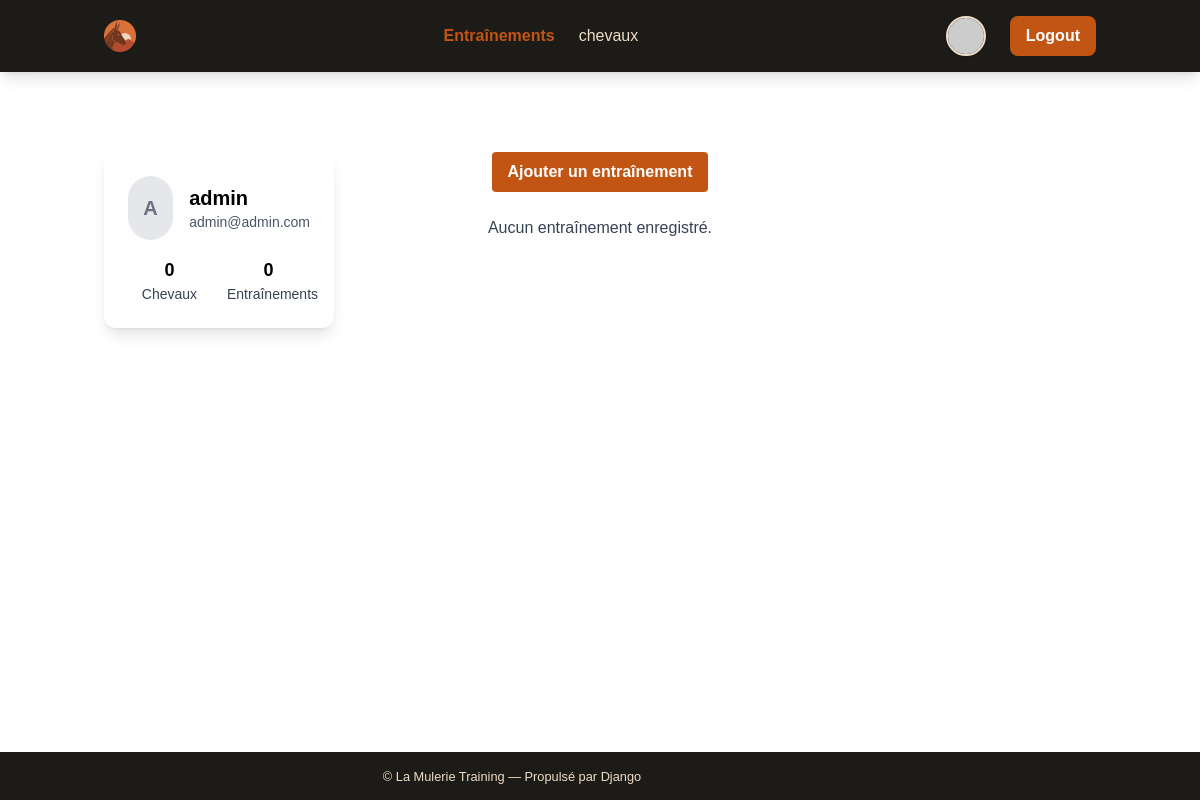
Page / (signed in) on the earlier database version.
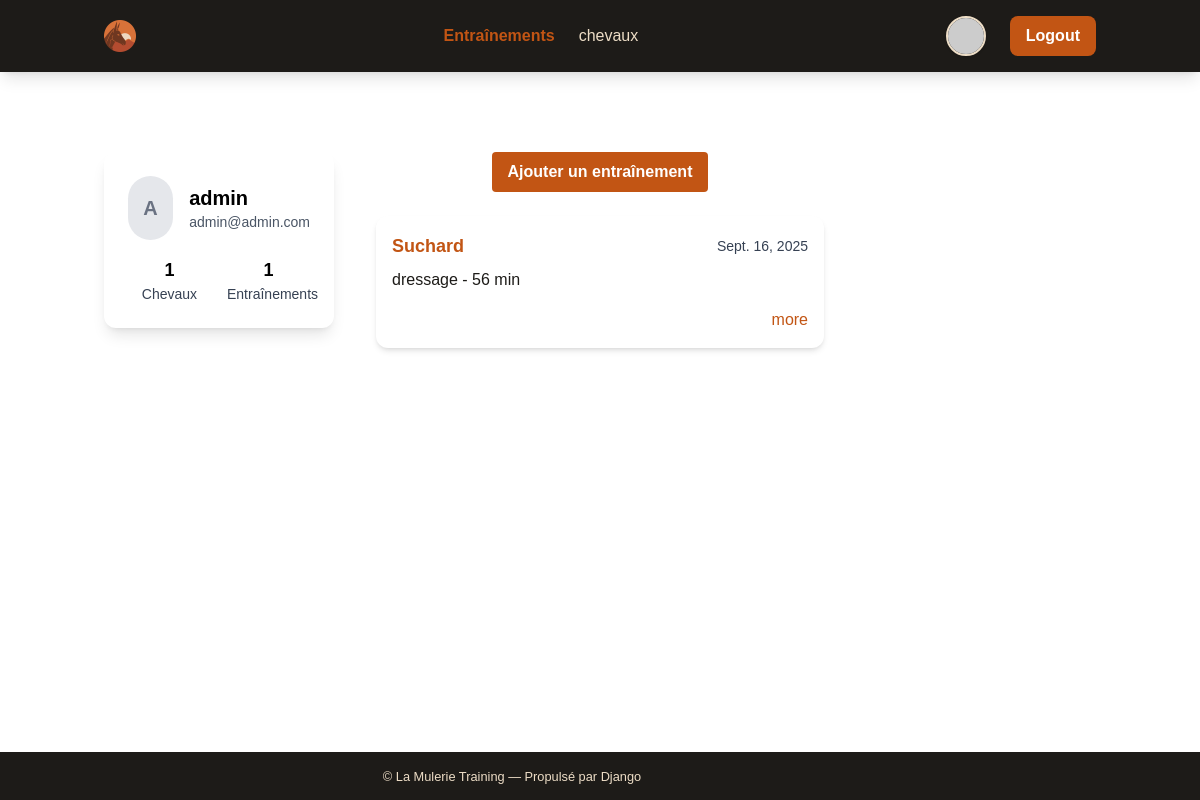
Same page on the later database version.
### training/models.py (models this page shows, shortened)
class TrainingSession(models.Model):
    cheval = models.ForeignKey('Horse', on_delete=models.CASCADE, related_name='trainings')
    cavalier = models.ForeignKey(
        settings.AUTH_USER_MODEL,
        on_delete=models.CASCADE,
        related_name='sessions',
        null=True,  # <-- Ajoute null=True
        blank=True  # <-- Ajoute blank=True pour l'admin
    )
    date = models.DateField(default=django.utils.timezone.now)
    type_seance = models.CharField(max_length=100)
    duree = models.PositiveIntegerField(help_text="Durée en minutes")
    notes = models.TextField(blank=True, null=True)
    cout = models.DecimalField(max_digits=7, decimal_places=2, blank=True, null=True, help_text="Coût de l'entraînement en euros")

class Horse(models.Model):
    nom = models.CharField(max_length=100)
    race = models.CharField(max_length=100)
    birth_date = models.DateField(default=django.utils.timezone.now)
    proprietaire = models.ForeignKey(
        settings.AUTH_USER_MODEL,
        on_delete=models.CASCADE,
        related_name='chevaux',
        null=True,  # Pour migration initiale, à rendre obligatoire ensuite
        blank=True
    )

### training/views.py (the view)
# urls.py: path('', views.home_training, name='home_training'),
@login_required
def home_training(request):
    sessions = TrainingSession.objects.filter(cavalier=request.user).order_by('date')
    return render(request, "training/home_training.html", {"sessions": sessions})

### training/templates/training/home_training.html (shortened to what this page needs)
{% extends 'la_mulerie_training/base.html' %}
{% block content %}
<div class="container mx-auto mt-8">
    <div class="grid grid-cols-12 gap-6">
        <div class="col-span-12 md:col-span-3">
            {% include 'la_mulerie_training/components/user_card.html' %}
        </div>
        <div class="col-span-12 md:col-span-6">
            <div class="flex justify-center mb-6">
                <a href="{% url 'training_add_global' %}" class="px-4 py-2 bg-orange text-white font-semibold rounded hover:bg-terre">
                Ajouter un entraînement
                </a>
            </div>
            <div class="space-y-4">
                {% for session in sessions %}
                    {% include 'training/components/training_card.html' with session=session %}
                {% empty %}
                    <p class="text-center text-gray-700">Aucun entraînement enregistré.</p>
                {% endfor %}
            </div>
        </div>
        <div class="col-span-12 md:col-span-3">
        </div>
    </div>
</div>
{% endblock %}

### la_mulerie_training/templates/la_mulerie_training/components/user_card.html
<div class="bg-white rounded-xl shadow-lg p-6 text-black">
    <div class="flex items-center space-x-4 mb-4">
        {% if user.profile.avatar %}
            <img src="{{ user.profile.avatar.url }}" alt="{{ user.username }}" class="w-16 h-16 rounded-full object-cover border border-gray-300">
        {% else %}
            <div class="w-16 h-16 rounded-full bg-gray-200 flex items-center justify-center text-gray-500 text-xl font-bold">
                {{ user.username|slice:":1"|upper }}
            </div>
        {% endif %}
        <div>
            <h2 class="text-xl font-bold">{{ user.username }}</h2>
            <p class="text-sm text-gray-600">{{ user.email }}</p>
        </div>
    </div>
    <div class="grid grid-cols-2 gap-4 text-center">
        <div>
            <div class="font-bold text-lg">{{ user.chevaux.count }}</div>
            <div class="text-sm text-gray-700">Chevaux</div>
        </div>
        <div>
            <div class="font-bold text-lg">{{ user.sessions.count }}</div>
            <div class="text-sm text-gray-700">Entraînements</div>
        </div>
    </div>
</div>

### training/templates/training/components/training_card.html (shortened to what this page needs)
<div class="max-w-md mx-auto bg-white rounded-xl shadow-md overflow-hidden mb-4">
    <div class="p-4">
        <div class="flex justify-between items-center mb-2">
            <h3 class="text-lg font-bold text-muletier">
                <a href="{% url 'horse_detail' session.cheval.pk %}" class="link-primary"> {{ session.cheval.nom }}</a>
            </h3>
            <span class="text-gray-700 text-sm">{{ session.date }}</span>
        </div>
        <p class="text-muletier font-medium">
            {{ session.type_seance }} - {{ session.duree }} min
        </p>
        <div class="mt-4 flex justify-end space-x-2">
          <a href="{% url 'training_detail' session.pk %}" class="link-primary" > more </a>
        </div>
    </div>
</div>

Differences in the rows shown:
added TrainingSession: cheval.nom "Suchard", date "Sept. 16, 2025", type_seance "dressage", duree "56"
Other differences:
{{ user.chevaux.count }}: "0" → "1"
{{ user.sessions.count }}: "0" → "1"
text no longer shown: "Aucun entraînement enregistré."
